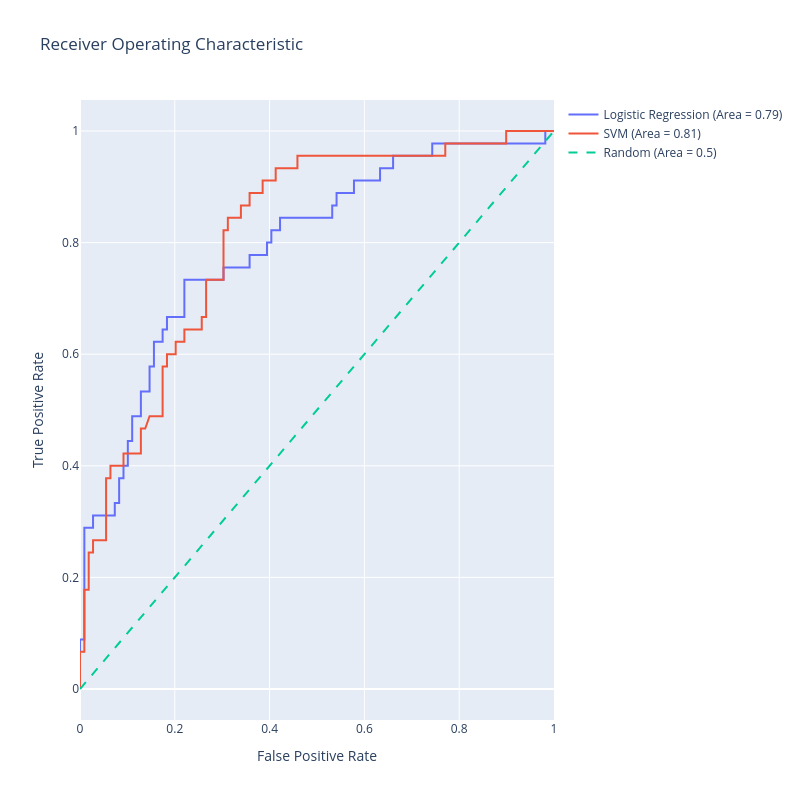

The notebook cell saved with this chart:
### Code cell
import numpy as np
import plotly.graph_objects as go
from sklearn.linear_model import LogisticRegression
from sklearn.svm import SVC
from sklearn.metrics import roc_curve, roc_auc_score
from sklearn.preprocessing import StandardScaler

# Assuming that X_train, X_test, y_train, y_test are already defined

# SVM requires feature scaling for better performance
scaler = StandardScaler()
X_train_scaled = scaler.fit_transform(X_train)
X_test_scaled = scaler.transform(X_test)

# Logistic Regression model
lr_model = LogisticRegression(max_iter=1000)
lr_model.fit(X_train, y_train)
lr_scores = lr_model.predict_proba(X_test)[:,1]

# SVM model
svm_model = SVC(probability=True)
svm_model.fit(X_train_scaled, y_train)
svm_scores = svm_model.predict_proba(X_test_scaled)[:,1]

# Generate ROC curve data for logistic regression model
lr_fpr, lr_tpr, lr_thresholds = roc_curve(y_test, lr_scores)
lr_auc = roc_auc_score(y_test, lr_scores)

# Generate ROC curve data for SVM model
svm_fpr, svm_tpr, svm_thresholds = roc_curve(y_test, svm_scores)
svm_auc = roc_auc_score(y_test, svm_scores)

# Generate a trace for the Logistic Regression ROC curve
trace0 = go.Scatter(
    x=lr_fpr,
    y=lr_tpr,
    mode='lines',
    name=f'Logistic Regression (Area = {lr_auc:.2f})'
)

# Generate a trace for the SVM ROC curve
trace1 = go.Scatter(
    x=svm_fpr,
    y=svm_tpr,
    mode='lines',
    name=f'SVM (Area = {svm_auc:.2f})'
)

# Diagonal line
trace2 = go.Scatter(
    x=[0, 1],
    y=[0, 1],
    mode='lines',
    name='Random (Area = 0.5)',
    line=dict(dash='dash')
)

data = [trace0, trace1, trace2]

# Define layout with square aspect ratio
layout = go.Layout(
    title='Receiver Operating Characteristic',
    xaxis=dict(title='False Positive Rate'),
    yaxis=dict(title='True Positive Rate'),
    autosize=False,
    width=800,
    height=800,
    showlegend=True
)

# Define figure and add data
fig = go.Figure(data=data, layout=layout)

# Show figure
fig.show()

### Figure 1 — Plotly figure (JSON) as saved in the notebook; plotly's stock layout.template omitted (floating-point values rounded to 4 significant figures)
{"data": [{"mode": "lines", "name": "Logistic Regression (Area = 0.79)", "type": "scatter", "x": [0.0, 0.0, 0.0, 0.009174, 0.009174, 0.02752, 0.02752, 0.07339, 0.07339, 0.08257, 0.08257, 0.09174, 0.09174, 0.1009, 0.1009, 0.1101, 0.1101, 0.1284, 0.1284, 0.1468, 0.1468, 0.156, 0.156, 0.1743, 0.1743, 0.1835, 0.1835, 0.2202, 0.2202, 0.3028, 0.3028, 0.3578, 0.3578, 0.3945, 0.3945, 0.4037, 0.4037, 0.422, 0.422, 0.5321, 0.5321, 0.5413, 0.5413, 0.578, 0.578, 0.633, 0.633, 0.6606, 0.6606, 0.7431, 0.7431, 0.9817, 0.9817, 1.0], "y": [0.0, 0.02222, 0.08889, 0.08889, 0.2889, 0.2889, 0.3111, 0.3111, 0.3333, 0.3333, 0.3778, 0.3778, 0.4, 0.4, 0.4444, 0.4444, 0.4889, 0.4889, 0.5333, 0.5333, 0.5778, 0.5778, 0.6222, 0.6222, 0.6444, 0.6444, 0.6667, 0.6667, 0.7333, 0.7333, 0.7556, 0.7556, 0.7778, 0.7778, 0.8, 0.8, 0.8222, 0.8222, 0.8444, 0.8444, 0.8667, 0.8667, 0.8889, 0.8889, 0.9111, 0.9111, 0.9333, 0.9333, 0.9556, 0.9556, 0.9778, 0.9778, 1.0, 1.0]}, {"mode": "lines", "name": "SVM (Area = 0.81)", "type": "scatter", "x": [0.0, 0.0, 0.0, 0.009174, 0.009174, 0.01835, 0.01835, 0.02752, 0.02752, 0.05505, 0.05505, 0.06422, 0.06422, 0.09174, 0.09174, 0.1284, 0.1284, 0.1376, 0.1468, 0.1743, 0.1743, 0.1835, 0.1835, 0.2018, 0.2018, 0.2202, 0.2202, 0.2569, 0.2569, 0.2661, 0.2661, 0.3028, 0.3028, 0.3119, 0.3119, 0.3394, 0.3394, 0.3578, 0.3578, 0.3853, 0.3853, 0.4128, 0.4128, 0.4587, 0.4587, 0.7706, 0.7706, 0.8991, 0.8991, 1.0], "y": [0.0, 0.02222, 0.06667, 0.06667, 0.1778, 0.1778, 0.2444, 0.2444, 0.2667, 0.2667, 0.3778, 0.3778, 0.4, 0.4, 0.4222, 0.4222, 0.4667, 0.4667, 0.4889, 0.4889, 0.5778, 0.5778, 0.6, 0.6, 0.6222, 0.6222, 0.6444, 0.6444, 0.6667, 0.6667, 0.7333, 0.7333, 0.8222, 0.8222, 0.8444, 0.8444, 0.8667, 0.8667, 0.8889, 0.8889, 0.9111, 0.9111, 0.9333, 0.9333, 0.9556, 0.9556, 0.9778, 0.9778, 1.0, 1.0]}, {"line": {"dash": "dash"}, "mode": "lines", "name": "Random (Area = 0.5)", "type": "scatter", "x": [0, 1], "y": [0, 1]}], "layout": {"autosize": false, "height": 800, "showlegend": true, "title": {"text": "Receiver Operating Characteristic"}, "width": 800, "xaxis": {"title": {"text": "False Positive Rate"}}, "yaxis": {"title": {"text": "True Positive Rate"}}}}
